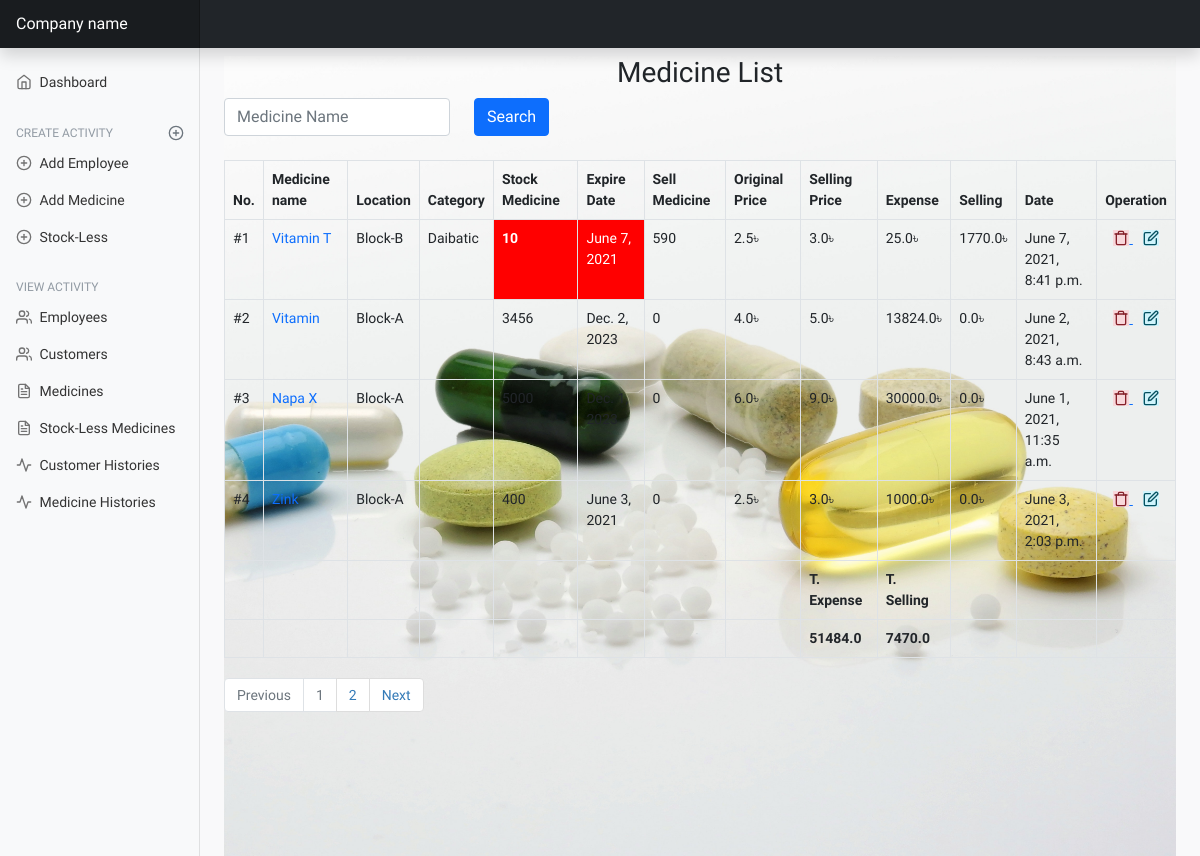
/medicine-list/, run on the app's committed database.
### mainApp/models/medicine.py (models this page shows, shortened)
class Medicine(TimeStamp):
    medicine_name = models.CharField(max_length=255, unique=True, null=True, blank=True)
    company_name = models.CharField(max_length=255, null=True, blank=True)
    category = models.CharField(max_length=255,null=True,blank=True,default='')
    description = models.TextField(blank=True, null=True, default='')
    location = models.CharField(max_length=50, null=True, blank=True)
    number_of_medicine = models.IntegerField(default=0, null=True, blank=True)
    original_price = models.FloatField(blank=True, null=True)
    selling_price = models.FloatField(blank=True, null=True)
    sold_number_of_medicine = models.IntegerField(default=0, blank=True, null=True)
    sold_at_a_time = models.IntegerField(default=0, blank=True, null=True)
    expire_date = models.DateField(blank=True,null=True)
    class Meta:
        ordering = ('-created_at',)
    def sold_medicine_value(self):
        return self.sold_number_of_medicine * self.selling_price
    def expense(self):
        return self.original_price * self.number_of_medicine

### mainApp/views/medicine_view.py (the view)
# urls.py: path('medicine-list/', medicine_view.SalesManagementList.as_view(), name='medicine-list'),
class SalesManagementList(View):
    def get(self, request):
        medicines = Medicine.objects.all()
        search = request.GET.get('q')
        if search:
            medicines = Medicine.objects.filter(
                Q(medicine_name__icontains=search) | Q(category__icontains=search)
            ).distinct()
        total_selling = get_selling_sum(medicines)
        total_expense = get_expense_sum(medicines)
        page = request.GET.get('page', 1)
        paginator = Paginator(medicines, per_page=4)
        try:
            all_medicine = paginator.page(page)
        except PageNotAnInteger as e:
            all_medicine = paginator.page(1)
        except EmptyPage:
            all_medicine = Paginator.page(paginator.num_pages)
        return render(request, 'medicine/sales_list.html', {
            'medicines': all_medicine,
            'total_selling': total_selling,
            'total_expense': total_expense,
        })

### mainApp/templatetags/id_filter.py (called while the page is built)
def expire_date(value):
    my_date = datetime.date.today()
    if my_date == value:
        return True

### mainApp/views/medicine_view.py (called while the page is built)
def get_selling_sum(sales):
    sum = 0
    for sale in sales:
        sum += sale.sold_medicine_value()
    return sum

def get_expense_sum(sales):
    sum = 0
    for sale in sales:
        sum += sale.expense()
    return sum

### mainApp/templates/medicine/sales_list.html (shortened to what this page needs)
{% extends 'base.html' %}
{% load static %}
{% load tz %}
{% load id_filter %}
{% block content %}
    <div
            style='background: url("{% static 'images/medicine-list.jpg' %}");background-repeat: no-repeat;
                    background-size: cover;
                    min-height: 100vh;
                    background-attachment: fixed;
                    '>
        <h3 class="text-center mt-2" style="font-family: 'Pattaya', sans-serif;">Medicine List</h3>
        <div class="col-lg-6 col-md-6 col-sm-12 text-center mb-4 align-items-center">
            <form class="row mb-4" method="GET">
                <div class="col-md-6">
                    <input type="text" name="q" class="form-control" placeholder="Medicine Name"
                           aria-label="First name">
                </div>
                <div class="col-md-2">
                    <input type="submit" class="btn btn-primary" VALUE="Search"/>
                </div>
            </form>
        </div>
        <table id="example" class="table table-bordered" style="width:100%">
            <thead>
            <tr>
                <th>No.</th>
                <th>Medicine name</th>
                <th>Location</th>
                <th>Category</th>
                <th>Stock Medicine</th>
                <th>Expire Date</th>
                <th>Sell Medicine</th>
                <th>Original Price</th>
                <th>Selling Price</th>
                <th>Expense</th>
                <th>Selling</th>
                <th>Date</th>
                <th>Operation</th>
            </tr>
            </thead>
            <tbody id="tbody">
            {% for medicine in medicines %}
                <tr>
                    <td>#{{ forloop.counter }}</td>
                    <td><a style="text-decoration: none"
                           href="{% url 'medicine-detail' medicine.id %}">{{ medicine.medicine_name }}</a></td>
                    <td>{{ medicine.location }}</td>
                    <td>{{ medicine.category }}</td>
                    {% if medicine.number_of_medicine < 20 %}
                        <td style="background-color: red;color: white;font-weight: 600">{{ medicine.number_of_medicine }}</td>
                    {% else %}
                        <td>{{ medicine.number_of_medicine }}</td>
                    {% endif %}
                    {% if medicine.expire_date|expire_date %}
                        <td style="background: red;color: white">{{ medicine.expire_date }}</td>
                    {% else %}
                        <td>{{ medicine.expire_date }}</td>
                    {% endif %}
                    <td>{{ medicine.sold_number_of_medicine }}</td>
                    <td>{{ medicine.original_price }}৳</td>
                    <td>{{ medicine.selling_price }}৳</td>
                    <td>{{ medicine.expense }}&#2547;</td>
                    <td>{{ medicine.sold_medicine_value }}৳</td>
                    <td>{{ medicine.updated_at | timezone:'Asia/Dhaka' }}</td>
                    <td style="text-align: center">
                        <a href="{% url 'delete-medicine' medicine.id %}">
                            <span class="alert-danger" data-feather="trash"></span>
                        </a>
                        <a style="margin-left: 10px" href="{% url 'update-medicine' medicine.id %}"
                        >
                            <span id="modal-form" class="alert-info"
                                  data-feather="edit"></span>
                        </a>
                    </td>
                </tr>
            {% endfor %}
            </tbody>
            <tfoot>
            <tr>
                <th></th>
                <th></th>
                <th></th>
                <th></th>
                <th></th>
                <th></th>
                <th></th>
                <th></th>
                <th>T. Expense</th>
                <th>T. Selling</th>
                <th></th>
                <th></th>
            </tr>
            <tr>
                <th></th>
                <th></th>
                <th></th>
                <th></th>
                <th></th>
                <th></th>
                <th></th>
                <th></th>
                <th>{{ total_expense }}</th>
                <th>{{ total_selling }}</th>
                <th></th>
                <th></th>
            </tr>
            </tfoot>
        </table>
        <nav aria-label="Page navigation example">
            {% if medicines.has_other_pages %}
                <ul class="pagination">
                    {% if medicines.has_previous %}
                        <li class="page-item"><a class="page-link"
                                                 href="?page={{ medicines.previous_page_number }}">Previous</a>
                        </li>
                    {% else %}
                        <li class="page-item disabled"><a class="page-link" href="#">Previous</a></li>
                    {% endif %}
                    {% for i in medicines.paginator.page_range %}
                        {% if medicines.number == i %}
                            <li class="page-item disabled"><a class="page-link" href="#">{{ i }}</a></li>
                        {% else %}
                            <li class="page-item"><a href="?page={{ i }}">{{ i }}</a></li>
                        {% endif %}
                    {% endfor %}
                    {% if medicines.has_next %}
                        <li class="page-item"><a class="page-link"
                                                 href="?page={{ medicines.next_page_number }}">Next</a>
                        </li>
                    {% else %}
                        <li class="page-item disabled"><a class="page-link" href="#">Next</a></li>
                    {% endif %}
                </ul>
            {% endif %}
        </nav>
    </div>
{% endblock content %}

### mainApp/static/table/custom.css (style rules this page uses)
.pagination { display: inline-block; padding-left: 0; margin: 20px 0; border-radius: 4px }
.pagination > li { display: inline }
.pagination > li > a, .pagination > li > span { position: relative; float: left; padding: 6px 12px; margin-left: -1px; line-height: 1.42857143; color: #337ab7; text-decoration: none; background-color: #fff; border: 1px solid #ddd }
.pagination > li:first-child > a, .pagination > li:first-child > span { margin-left: 0; border-top-left-radius: 4px; border-bottom-left-radius: 4px }
.pagination > li:last-child > a, .pagination > li:last-child > span { border-top-right-radius: 4px; border-bottom-right-radius: 4px }
.pagination > .disabled > a, .pagination > .disabled > a:focus, .pagination > .disabled > a:hover, .pagination > .disabled > span, .pagination > .disabled > span:focus, .pagination > .disabled > span:hover { color: #777; cursor: not-allowed; background-color: #fff; border-color: #ddd }

### mainApp/static/dashboard/dashboard.css (style rules this page uses)
body { font-size: .875rem; }
.feather { width: 16px; height: 16px; vertical-align: text-bottom; }

### mainApp/static/table/profile.css (style rules this page uses)
body { background-color: #f9f9fa }

### mainApp/templates/base.html (style rules this page uses)
body { font-family: 'Pattaya', sans-serif; font-family: 'Reggae One', cursive; }

### data on the page
Medicine: medicine_name "Vitamin T", location "Block-B", category "Daibatic", number_of_medicine "10", expire_date "June 7, 2021", sold_number_of_medicine "590", original_price "2.5", selling_price "3.0", expense "25.0", sold_medicine_value "1770.0", updated_at "June 7, 2021, 8:41 p.m."
Medicine: medicine_name "Vitamin", location "Block-A", number_of_medicine "3456", expire_date "Dec. 2, 2023", sold_number_of_medicine "0", original_price "4.0", selling_price "5.0", expense "13824.0", sold_medicine_value "0.0", updated_at "June 2, 2021, 8:43 a.m."
Medicine: medicine_name "Napa X", location "Block-A", number_of_medicine "5000", sold_number_of_medicine "0", original_price "6.0", selling_price "9.0", expense "30000.0", sold_medicine_value "0.0", updated_at "June 1, 2021, 11:35 a.m."
Medicine: medicine_name "Zink", location "Block-A", number_of_medicine "400", expire_date "June 3, 2021", sold_number_of_medicine "0", original_price "2.5", selling_price "3.0", expense "1000.0", sold_medicine_value "0.0", updated_at "June 3, 2021, 2:03 p.m."

### other printed values
{{ total_expense }} "51484.0"
{{ total_selling }} "7470.0"
{{ i }} "1"
{{ i }} "2"
